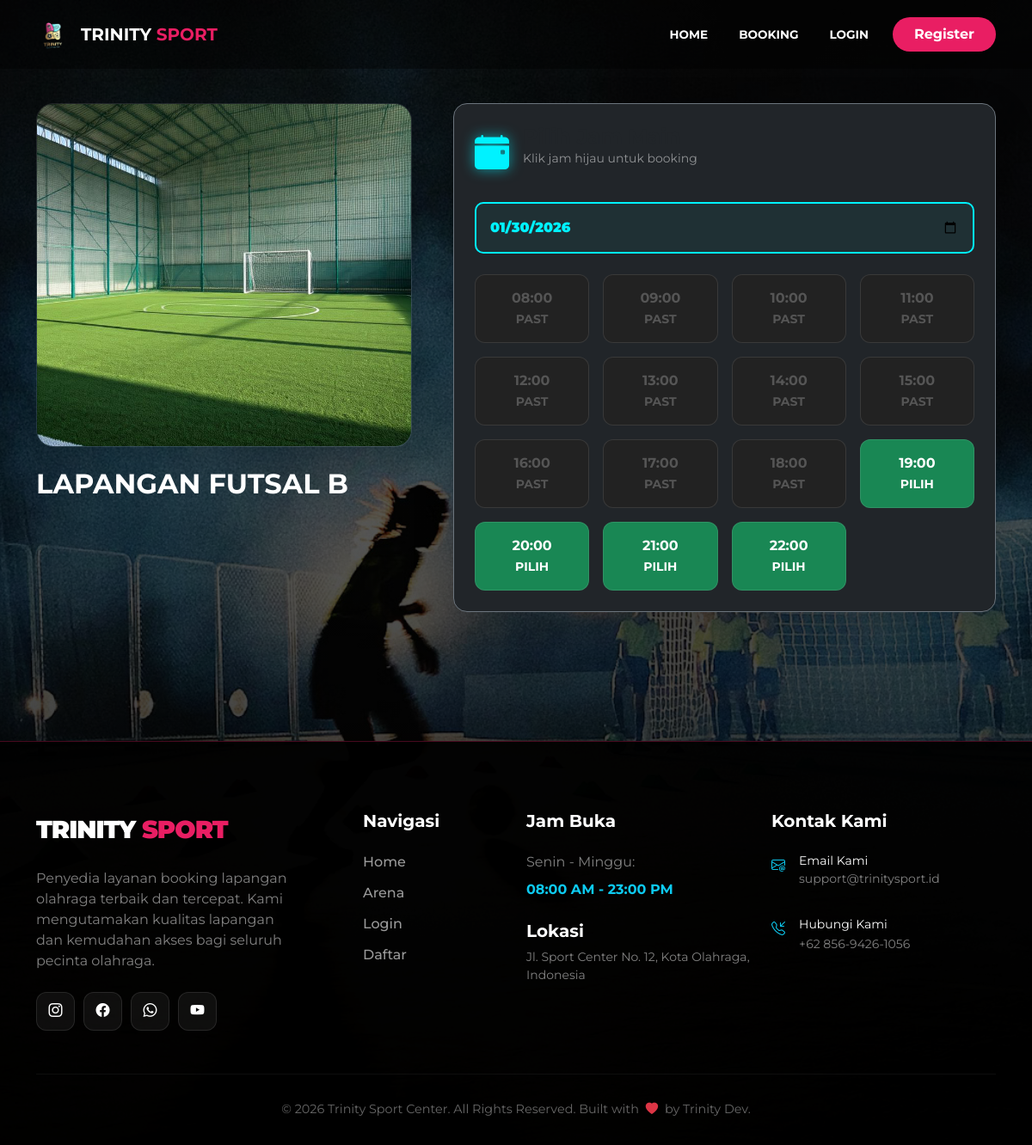
Page /get_public_jadwal.php?id=2 on the committed database.
### tables this page shows
CREATE TABLE `lapangan` (
  `id_lapangan` int(11) NOT NULL,
  `nama_lapangan` varchar(50) NOT NULL,
  `jenis` enum('futsal','badminton') NOT NULL,
  `harga_per_jam` int(11) NOT NULL,
  `foto` varchar(255) DEFAULT NULL
);

### get_public_jadwal.php (the view, shortened to what this page needs)
<?php
require 'config/database.php';
include 'includes/header.php';
$id_lapangan = $_GET['id'];
$tgl_cek = isset($_GET['tanggal']) ? $_GET['tanggal'] : date('Y-m-d');
$jam_sekarang = date('H:i:s');
$tgl_sekarang = date('Y-m-d');
$query_lap = mysqli_query($conn, "SELECT * FROM lapangan WHERE id_lapangan = '$id_lapangan'");
$lap = mysqli_fetch_assoc($query_lap);
$booked_slots = [];
?>
<div class="container" style="margin-top: 120px; padding-bottom: 100px;">
    <div class="row g-5">
        <div class="col-md-5">
            <div class="img-jadwal-container shadow-lg mb-4">
                <img src="assets/images/<?= $lap['foto'] ?>" onerror="this.src='https://images.unsplash.com/photo-1574629810360-7efbbe195018?q=80&w=800'">
            </div>
            <h2 class="fw-bold text-uppercase"><?= $lap['nama_lapangan'] ?></h2>
        </div>
        <div class="col-md-7">
            <div class="card bg-dark border-secondary p-4 rounded-4 shadow-lg">
                <div class="d-flex align-items-center mb-4">
                    <i class="bi bi-calendar-event-fill" style="font-size: 2.5rem; color: #00f2ff; text-shadow: 0 0 15px rgba(0,242,255,0.6);"></i>
                    <div class="ms-3">
                        <h4 class="fw-bold mb-0">Pilih Jam Main</h4>
                        <p class="text-white-50 small">Klik jam hijau untuk booking</p>
                    </div>
                </div>
                <form action="" method="GET" class="mb-4">
                    <input type="date" name="tanggal" class="form-control input-tanggal-cyan p-3" value="<?= $tgl_cek ?>" onchange="this.form.submit()" min="<?= $tgl_sekarang ?>">
                </form>
                <div class="row g-3">
                    <?php
                    for($i=8; $i<=22; $i++):
                        $time_slot = sprintf("%02d:00:00", $i);
                        $is_booked = in_array($time_slot, $booked_slots);
                        $is_past = ($tgl_cek < $tgl_sekarang) || ($tgl_cek == $tgl_sekarang && $time_slot <= $jam_sekarang);
                    ?>
                    <div class="col-4 col-lg-3 text-center">
                        <?php if($is_past): ?>
                            <div class="slot-box bg-exp"><?= sprintf("%02d:00", $i) ?><br><small>PAST</small></div>
                        <?php elseif($is_booked): ?>
                            <div class="slot-box bg-booked"><?= sprintf("%02d:00", $i) ?><br><small>FULL</small></div>
                        <?php else: ?>
                            <a href="<?= isset($_SESSION['id_user']) ? 'user/booking.php' : 'login.php' ?>?id=<?= $id_lapangan ?>&tgl=<?= $tgl_cek ?>&jam=<?= $time_slot ?>" class="text-decoration-none">
                                <div class="slot-box bg-available"><?= sprintf("%02d:00", $i) ?><br><small>PILIH</small></div>
                            </a>
                        <?php endif; ?>
                    </div>
                    <?php endfor; ?>
                </div>
            </div>
        </div>
    </div>
</div>
<?php include 'includes/footer.php'; ?>

### get_public_jadwal.php (style rules this page uses)
.img-jadwal-container { width: 100%; height: 400px; overflow: hidden; border-radius: 20px; border: 1px solid rgba(255,255,255,0.1); }
.img-jadwal-container img { width: 100%; height: 100%; object-fit: cover; }
.slot-box { padding: 15px; border-radius: 12px; font-weight: 700; text-align: center; border: 1px solid rgba(255,255,255,0.1); transition: 0.3s; }
.bg-exp { background: #222 !important; color: #555 !important; }
.bg-available { background: #198754 !important; color: white !important; cursor: pointer; }
.input-tanggal-cyan { background: rgba(0, 242, 255, 0.05) !important; color: #00f2ff !important; border: 2px solid #00f2ff !important; font-weight: 900; border-radius: 10px; }

### rows in the picture
lapangan: foto (picture), nama_lapangan "LAPANGAN FUTSAL B"
